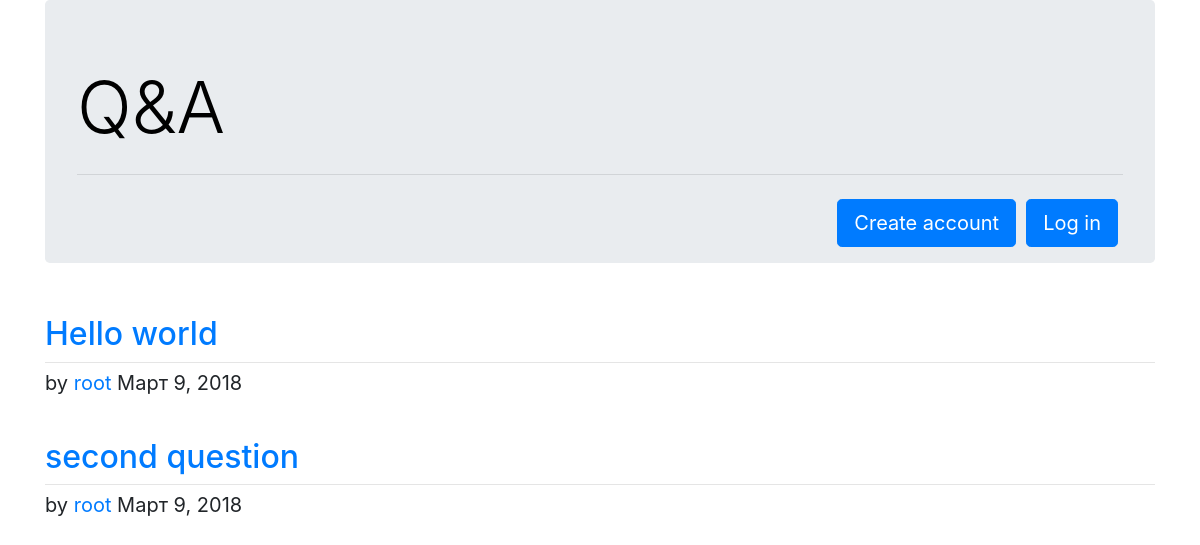
The app's page /, older data.
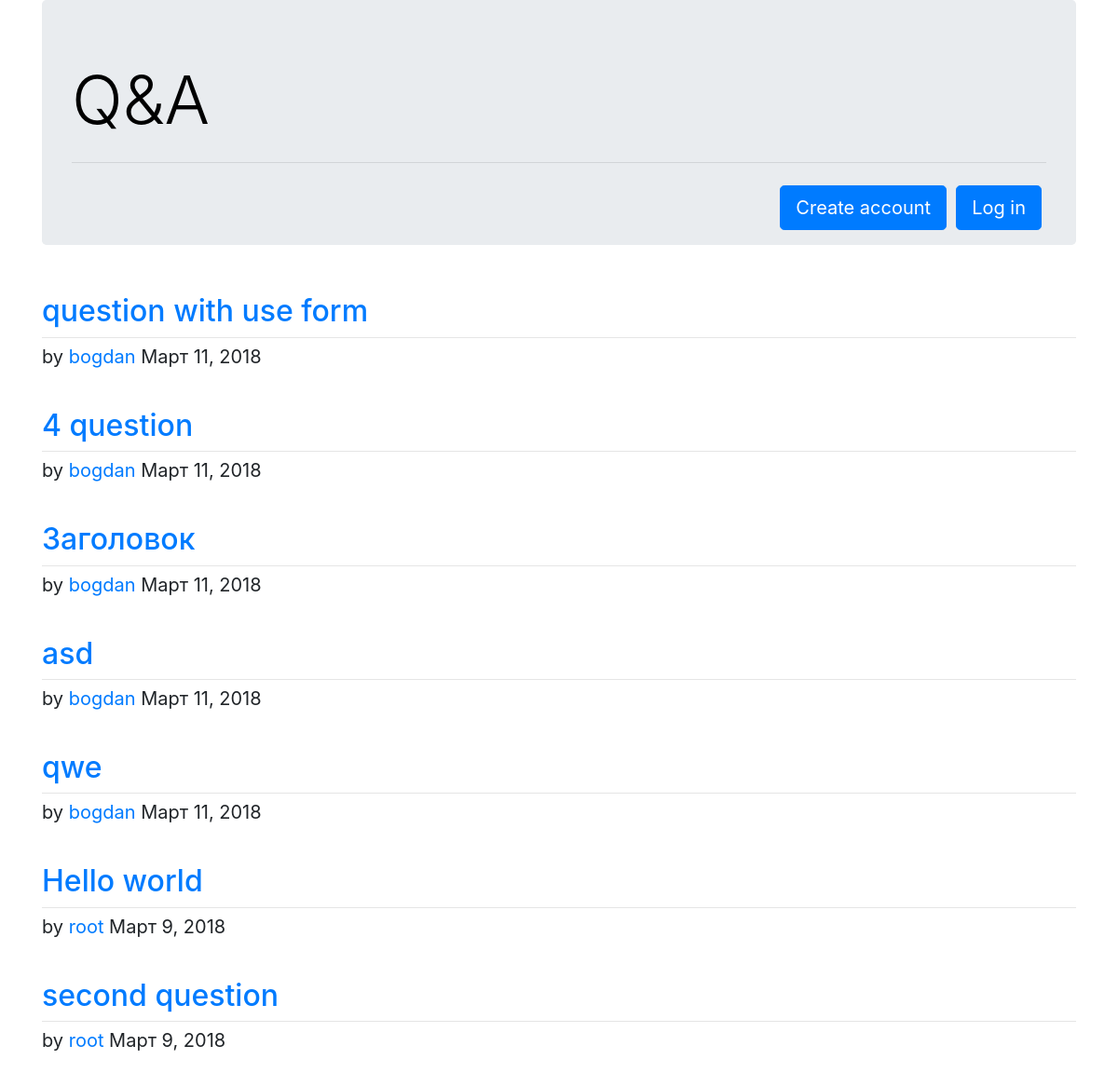
The same page, newer data.
### app/models.py (models this page shows, shortened)
class Question(models.Model):
    description = models.CharField(max_length=255)
    text = models.TextField()
    pub_date = models.DateField(auto_now_add=True)
    author = models.ForeignKey(User, on_delete=models.CASCADE)
    def get_url(self):
        return "/ask/question/{}/".format(self.id)

class User(models.Model):
    login = models.CharField(max_length=255, unique=True)
    password = models.CharField(max_length=255)
    def __str__(self):
        return self.login

### app/views.py (the view)
# urls.py: url(r'^$', index, name='question'),
def index(request):
    latest = Question.objects.order_by('-pub_date').all()[:10]
    user = request.my_app_user
    return render(request, 'main.html', context={'latest': latest, 'user': user})

### app/context_processor.py (called while the page is built)
def my_app_user(request):
    return {'my_app_user': request.my_app_user}

### app/templates/main.html
{% extends 'base.html' %}
{% block content %}
    <div class="row">
        {% for question in latest %}
            <div class="col-md-12" style="margin: 20px 0">
                <h2><a href="{{ question.get_url }}" style="text-decoration: none;">{{ question.description }}</a></h2>
                <hr style="margin: 5px 0">
                <span style="font-size: 20px">by <a href="#">{{ question.author }}</a> {{ question.pub_date }}</span>
            </div>
        {% endfor %}
    </div>
{% endblock %}

### app/templates/base.html (shortened to what this page needs)
<!DOCTYPE html>
<html lang="en">
<head>
    <link rel="stylesheet" href="https://maxcdn.bootstrapcdn.com/bootstrap/4.0.0/css/bootstrap.min.css"
>
</head>
<div class="container">
    <div class="jumbotron">
        <h1 class="display-3"><a href="/" style="text-decoration: none; color: #000000">Q&A</a></h1>
        <hr class="my-4">
        {% block head %}
            {% if my_app_user %}
                <h4 style="float: left">Hello, {{ my_app_user }}</h4>
                <a href="/exit" class="btn btn-primary btn-lg" style="float: right; margin: 0 5px;">Exit</a>
                <a href="/ask" class="btn btn-primary btn-lg" style="float: right; margin: 0 5px;">Ask</a>
            {% else %}
                <a href="/login" class="btn btn-primary btn-lg" style="float: right; margin: 0 5px;">Log in</a>
                <a href="/create-account" class="btn btn-primary btn-lg" style="float: right; margin: 0 5px;">Create account</a>
            {% endif %}
        {% endblock %}
    </div>
    {% block content %} {% endblock %}
</div>
</body>
</html>

Row changes from the older to the newer data that the page shows:
added Question: description "question with use form", author "bogdan", pub_date "Март 11, 2018"
added Question: description "4 question", author "bogdan", pub_date "Март 11, 2018"
added Question: description "Заголовок", author "bogdan", pub_date "Март 11, 2018"
added Question: description "asd", author "bogdan", pub_date "Март 11, 2018"
added Question: description "qwe", author "bogdan", pub_date "Март 11, 2018"
